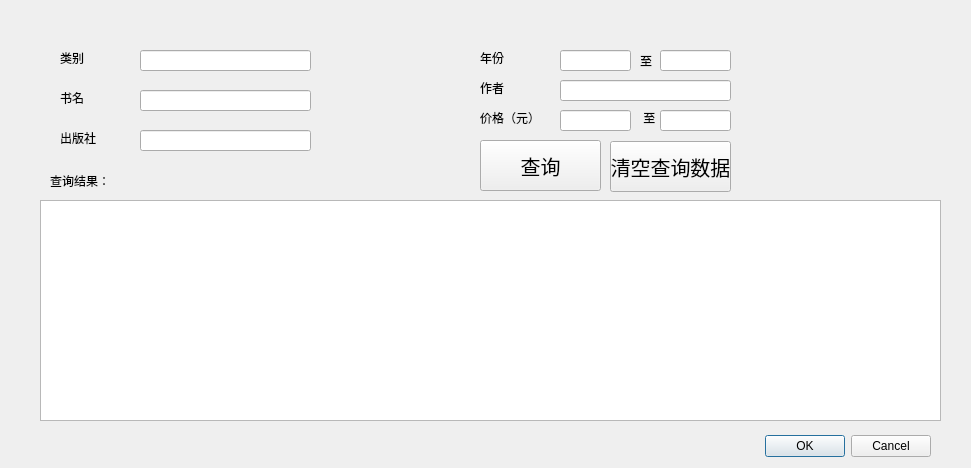
<?xml version="1.0" encoding="UTF-8"?>
<ui version="4.0">
 <class>Dialog</class>
 <widget class="QDialog" name="Dialog">
  <property name="geometry">
   <rect>
    <x>0</x>
    <y>0</y>
    <width>971</width>
    <height>468</height>
   </rect>
  </property>
  <property name="windowTitle">
   <string>Dialog</string>
  </property>
  <widget class="QDialogButtonBox" name="buttonBox">
   <property name="geometry">
    <rect>
     <x>590</x>
     <y>430</y>
     <width>341</width>
     <height>32</height>
    </rect>
   </property>
   <property name="orientation">
    <enum>Qt::Horizontal</enum>
   </property>
   <property name="standardButtons">
    <set>QDialogButtonBox::Cancel|QDialogButtonBox::Ok</set>
   </property>
  </widget>
  <widget class="QLabel" name="label_2">
   <property name="geometry">
    <rect>
     <x>60</x>
     <y>50</y>
     <width>60</width>
     <height>16</height>
    </rect>
   </property>
   <property name="text">
    <string>类别</string>
   </property>
  </widget>
  <widget class="QLabel" name="label_3">
   <property name="geometry">
    <rect>
     <x>60</x>
     <y>90</y>
     <width>60</width>
     <height>16</height>
    </rect>
   </property>
   <property name="text">
    <string>书名</string>
   </property>
  </widget>
  <widget class="QLineEdit" name="lineEdit_3">
   <property name="geometry">
    <rect>
     <x>140</x>
     <y>90</y>
     <width>171</width>
     <height>21</height>
    </rect>
   </property>
  </widget>
  <widget class="QLabel" name="label_4">
   <property name="geometry">
    <rect>
     <x>60</x>
     <y>130</y>
     <width>60</width>
     <height>16</height>
    </rect>
   </property>
   <property name="text">
    <string>出版社</string>
   </property>
  </widget>
  <widget class="QLineEdit" name="lineEdit_4">
   <property name="geometry">
    <rect>
     <x>140</x>
     <y>130</y>
     <width>171</width>
     <height>21</height>
    </rect>
   </property>
  </widget>
  <widget class="QLabel" name="label_5">
   <property name="geometry">
    <rect>
     <x>480</x>
     <y>50</y>
     <width>60</width>
     <height>16</height>
    </rect>
   </property>
   <property name="text">
    <string>年份</string>
   </property>
  </widget>
  <widget class="QLineEdit" name="lineEdit_5">
   <property name="geometry">
    <rect>
     <x>560</x>
     <y>50</y>
     <width>71</width>
     <height>21</height>
    </rect>
   </property>
  </widget>
  <widget class="QLabel" name="label_6">
   <property name="geometry">
    <rect>
     <x>640</x>
     <y>50</y>
     <width>16</width>
     <height>21</height>
    </rect>
   </property>
   <property name="text">
    <string>至</string>
   </property>
  </widget>
  <widget class="QLineEdit" name="lineEdit_6">
   <property name="geometry">
    <rect>
     <x>660</x>
     <y>50</y>
     <width>71</width>
     <height>21</height>
    </rect>
   </property>
  </widget>
  <widget class="QLabel" name="label_7">
   <property name="geometry">
    <rect>
     <x>480</x>
     <y>80</y>
     <width>60</width>
     <height>16</height>
    </rect>
   </property>
   <property name="text">
    <string>作者</string>
   </property>
  </widget>
  <widget class="QLabel" name="label_8">
   <property name="geometry">
    <rect>
     <x>480</x>
     <y>110</y>
     <width>60</width>
     <height>16</height>
    </rect>
   </property>
   <property name="text">
    <string>价格（元）</string>
   </property>
  </widget>
  <widget class="QLineEdit" name="lineEdit_7">
   <property name="geometry">
    <rect>
     <x>560</x>
     <y>80</y>
     <width>171</width>
     <height>21</height>
    </rect>
   </property>
  </widget>
  <widget class="QLineEdit" name="lineEdit_8">
   <property name="geometry">
    <rect>
     <x>560</x>
     <y>110</y>
     <width>71</width>
     <height>21</height>
    </rect>
   </property>
   <property name="text">
    <string/>
   </property>
  </widget>
  <widget class="QLabel" name="label">
   <property name="geometry">
    <rect>
     <x>640</x>
     <y>110</y>
     <width>41</width>
     <height>16</height>
    </rect>
   </property>
   <property name="text">
    <string> 至 </string>
   </property>
  </widget>
  <widget class="QLineEdit" name="lineEdit">
   <property name="geometry">
    <rect>
     <x>660</x>
     <y>110</y>
     <width>71</width>
     <height>21</height>
    </rect>
   </property>
  </widget>
  <widget class="QPushButton" name="pushButton">
   <property name="geometry">
    <rect>
     <x>480</x>
     <y>140</y>
     <width>121</width>
     <height>51</height>
    </rect>
   </property>
   <property name="font">
    <font>
     <pointsize>15</pointsize>
    </font>
   </property>
   <property name="text">
    <string>查询</string>
   </property>
  </widget>
  <widget class="QLabel" name="label_9">
   <property name="geometry">
    <rect>
     <x>50</x>
     <y>170</y>
     <width>111</width>
     <height>21</height>
    </rect>
   </property>
   <property name="text">
    <string>查询结果：</string>
   </property>
  </widget>
  <widget class="QTableView" name="tableView">
   <property name="geometry">
    <rect>
     <x>40</x>
     <y>200</y>
     <width>901</width>
     <height>221</height>
    </rect>
   </property>
  </widget>
  <widget class="QLineEdit" name="lineEdit_2">
   <property name="geometry">
    <rect>
     <x>140</x>
     <y>50</y>
     <width>171</width>
     <height>21</height>
    </rect>
   </property>
  </widget>
  <widget class="QPushButton" name="pushButton_2">
   <property name="geometry">
    <rect>
     <x>610</x>
     <y>141</y>
     <width>121</width>
     <height>51</height>
    </rect>
   </property>
   <property name="font">
    <font>
     <pointsize>15</pointsize>
    </font>
   </property>
   <property name="text">
    <string>清空查询数据</string>
   </property>
  </widget>
 </widget>
 <resources/>
 <connections>
  <connection>
   <sender>buttonBox</sender>
   <signal>accepted()</signal>
   <receiver>Dialog</receiver>
   <slot>accept()</slot>
   <hints>
    <hint type="sourcelabel">
     <x>248</x>
     <y>254</y>
    </hint>
    <hint type="destinationlabel">
     <x>157</x>
     <y>274</y>
    </hint>
   </hints>
  </connection>
  <connection>
   <sender>buttonBox</sender>
   <signal>rejected()</signal>
   <receiver>Dialog</receiver>
   <slot>reject()</slot>
   <hints>
    <hint type="sourcelabel">
     <x>316</x>
     <y>260</y>
    </hint>
    <hint type="destinationlabel">
     <x>286</x>
     <y>274</y>
    </hint>
   </hints>
  </connection>
 </connections>
</ui>
